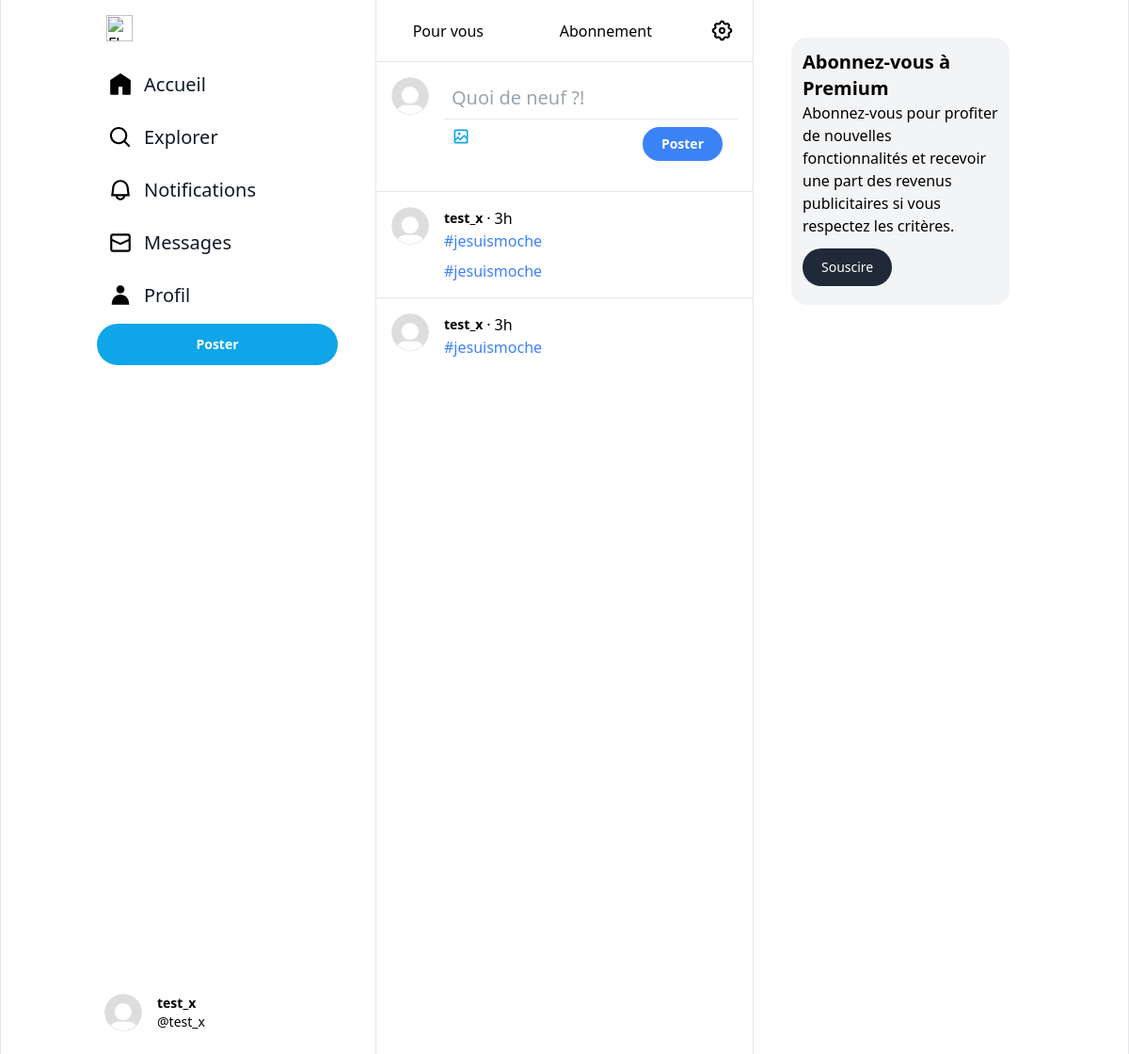
The page /home/ (signed in) on the database its author committed.
### account/models.py (models this page shows)
class User(AbstractUser):
    username = models.CharField(max_length=150, unique=True)
    email = models.EmailField(unique=True)
    profile_picture = models.ImageField(upload_to='profile_pics/', blank=True, null=True)
    bio = models.TextField(blank=True, null=True)
    date_joined = models.DateTimeField(auto_now_add=True)
    is_active = models.BooleanField(default=True)
    is_staff = models.BooleanField(default=False)
    USERNAME_FIELD = 'email'
    REQUIRED_FIELDS = ['username']
    groups = models.ManyToManyField(
            'auth.Group',
            related_name='account_user_set',
            blank=True,
            help_text='The groups this user belongs to.'
        )
    user_permissions = models.ManyToManyField(
        'auth.Permission',
        related_name='account_user_permissions_set',
        blank=True,
        help_text='Specific permissions for this user.'
    )
    def __str__(self):
        return self.username

### post/models.py (models this page shows, shortened)
class Tweet(models.Model):
    user = models.ForeignKey(User, on_delete=models.CASCADE, related_name="tweets")
    content = models.TextField(max_length=280)
    hashtags = models.ManyToManyField(Hashtag, blank=True, related_name='tweets')
    image = models.ImageField(upload_to='tweet_images/', blank=True, null=True)
    created_at = models.DateTimeField(auto_now_add=True)

### hashtag/models.py (models this page shows, shortened)
class Hashtag(models.Model):
    name = models.CharField(max_length=50, unique=True)

### post/views.py (the view, shortened to what this page needs)
# urls.py: path('home/', views.homepage, name='home'),
@login_required
def homepage(request):
    form = forms.PostForm()
    posts = models.Tweet.objects.filter(user=request.user).order_by('-created_at')
    sorted_posts = sorted(
        chain(posts),
        key=lambda instance: instance.created_at,
        reverse=True
    )
    context = {
        'sorted_posts': posts,
        'form': form
    }
    return render(request, 'tweets/home.html', context=context)

### post/forms.py
class PostForm(forms.ModelForm):
    class Meta:
        model = models.Tweet
        fields = ['image', 'content']
    def __init__(self, *args, **kwargs):
        super(PostForm, self).__init__(*args, **kwargs)
        self.fields['image'].required = False

### hashtag/templatetags/customs_filters.py (called while the page is built)
@register.filter
def starts_with(value, arg):
    return str(value).startswith(arg)

### post/templatetags/post_extras.py (called while the page is built)
@register.filter
def model_type(value):
    return type(value).__name__

@register.filter
def get_posted_at_display(posted_at):
    if isinstance(posted_at, str):
        posted_at = timezone.make_aware(timezone.datetime.strptime(posted_at, '%Y-%m-%d %H:%M:%S'))
    seconds_ago = (timezone.now() - posted_at).total_seconds()
    if seconds_ago <= MINUTE:
        return f'Maintenant'
    elif seconds_ago <= HOUR:
        return f'{int(seconds_ago // MINUTE)}min'
    elif seconds_ago <= DAY:
        return f'{int(seconds_ago // HOUR)}h'

### templates/tweets/home.html (shortened to what this page needs)
{% extends 'base.html' %}
{% load post_extras %}
{% block content %}
    <div class="flex flex-row border-b">
        <button class="basis-5/12 hover:bg-gray-200 p-5 text-center transition" type="">Pour vous</button>
        <button class="basis-6/12 hover:bg-gray-200 p-5 text-center transition" type="">Abonnement</button>
        <button type="submit" class="basis-1/12 p-5 text-center transition">            </button>
    </div>
    {% include 'tweets/partials/form_snippet.html' %}
        {% for instance in sorted_posts %}
            {% if instance|model_type == 'Tweet' %}
                <a href="{% url 'view_post' instance.id %}">
                    {% include 'tweets/partials/post_snippet.html' with post=instance %}
                </a>
            {% endif %}
        {% endfor %}
{% endblock content %}

### templates/base.html (shortened to what this page needs)
{% load static tailwind_tags %}
{% load static %}
<html>
    <head>
        {% tailwind_css %}
        <link href="https://cdnjs.cloudflare.com/ajax/libs/flowbite/2.2.0/flowbite.min.css" rel="stylesheet" />
    </head>
    <body>
         <div class="flex flex-row">
            <aside class="basis-4/12 h-screen flex justify-end border-x">
               <div class="fixed h-full w-64 mr-10 py-4 overflow-y-auto">
                  <a href="#" class="flex items-center ps-2.5 mb-5">
                     <img src="{% static 'x-logo.png' %}" class="h-6 me-3 sm:h-7" alt="Flowbite Logo" />
                  </a>
                  <ul class="space-y-1 text-xl  font-normal">
                     <li>
                        <a href="{% url 'home' %}" class="transition flex items-center p-3 text-gray-900 rounded-full dark:text-white hover:bg-gray-100 dark:hover:bg-gray-700">
                           <span class="ms-3">Accueil</span>
                        </a>
                     </li>
                     <li>
                     <a href="{% url 'search_users' %}" class="transition flex items-center p-3 text-gray-900 rounded-full dark:text-white hover:bg-gray-100 dark:hover:bg-gray-700 group">
                           <span class="flex-1 ms-3 whitespace-nowrap">Explorer</span>
                        </a>
                     </li>
                     <li>
                        <a href="#" class="transition flex items-center p-3 text-gray-900 rounded-full dark:text-white hover:bg-gray-100 dark:hover:bg-gray-700 group">
                           <span class="flex-1 ms-3 whitespace-nowrap">Notifications</span>
                        </a>
                     </li>
                     <li>
                        <a href="#" class="transition flex items-center p-3 text-gray-900 rounded-full dark:text-white hover:bg-gray-100 dark:hover:bg-gray-700 group">
                           <span class="flex-1 ms-3 whitespace-nowrap">Messages</span>
                        </a>
                     </li>
                     <li>
                        <a href="{% url 'profile' user.username %}" class="transition flex items-center p-3 text-gray-900 rounded-full dark:text-white hover:bg-gray-100 dark:hover:bg-gray-700 group">
                           <span class="flex-1 ms-3 whitespace-nowrap">Profil</span>
                        </a>
                     </li>
                     <li>
                        <button type="" class="text-white font-bold bg-sky-500 hover:bg-sky-600 rounded-full text-sm p-3 text-center w-full ">Poster</button>
                     </li>
                     {% if user.is_authenticated %}
                        <li class="absolute inset-x-0 bottom-4">
                           <button id="dropdownTopButton" data-dropdown-toggle="dropdownTop" data-dropdown-placement="top" type="" class="text-black hover:bg-slate-200 rounded-full text-sm p-2 text-center w-full ">
                              <div class="flex items-center space-x-4">
                                 <div>
                                    {% if user.profile_picture %}
                                       <img class="rounded-full max-h-10" src="{{ user.profile_picture.url }}" alt="Profile Photo">
                                    {% else %}
                                       <img class="rounded-full max-h-10" src="{% static 'Default_pfp.png' %}">
                                    {% endif %}
                                 </div>
                                 <div>
                                     <div class="flex items-center space-x-1">
                                         <p class="font-bold text-sm">{{ user }}</p>
                                     </div>
                                     <div>
                                         <p>@{{ user }}</p>
                                     </div>
                                 </div>
                             </div>
                           </button>
                        </li>
                     {% endif %}
                  </ul>
               </div>
            </aside>
            <div class="basis-4/12">
                  {% block content %}{% endblock content %}
            </div>
            <div class="basis-4/12 border-x">
               <div class="h-screen w-7/12 m-10">
                  <div class=" bg-gray-100 p-3 rounded-2xl">
                     <h1 class="text-xl font-extrabold">Abonnez-vous à Premium</h1>
                     <p>Abonnez-vous pour profiter de nouvelles fonctionnalités et recevoir une part des revenus publicitaires si vous respectez les critères.</p>
                     <button type="button" class="mt-3 text-white bg-gray-800 hover:bg-gray-900 font-medium rounded-full text-sm px-5 py-2.5 me-2 mb-2">Souscire</button>
                  </div>
            </div>
            </div>
         </div>
    </body>
</html>

### templates/tweets/partials/post_snippet.html (shortened to what this page needs)
{% load static %}
{% load post_extras customs_filters%}
<div class="post border-t p-4 hover:bg-gray-100 transition">
    <div class="flex space-x-4">
        <div>
            {% if post.uploader.profile_picture %}
                <img class="max-h-10 w-10 rounded-full" src="{{ post.uploader.profile_picture.url }}" alt="{{ post.uploader.username }}">
            {% else %}
                <img class="max-h-10 w-10 rounded-full" src="{% static 'Default_pfp.png' %}">
            {% endif %}
        </div>
        <div>
            <div class="flex items-center space-x-1">
                <p class="font-bold text-sm">{{ post.user.username }} </p>
                <p>·</p>
                <p> {{ post.created_at|get_posted_at_display }}</p>
            </div>
            <div>
                <p>
                    {% for word in post.content.split %}
                        {% if word|starts_with:'#' %}
                            <a href="{% url 'hashtag_view' word|slice:1 %}" class="text-blue-500 hover:underline">{{ word }}</a>
                        {% else %}
                            {{ word }}
                        {% endif %}
                    {% endfor %}
                </p>
            </div>
            {% if post.hashtags.exists %}
                <div class="mt-2 flex space-x-2">
                    {% for hashtag in post.hashtags.all %}
                        <a href="{% url 'hashtag_view' hashtag.name %}" class="text-blue-500 hover:underline">#{{ hashtag.name }}</a>
                    {% endfor %}
                </div>
            {% endif %}
        </div>
    </div>
</div>

### rows shown on the page
User: username "test_x"
Tweet: user.username "test_x", created_at|get_posted_at_display "3h", split "#jesuismoche"
Hashtag: name "jesuismoche"
Tweet: user.username "test_x", created_at|get_posted_at_display "3h", split "#jesuismoche"
